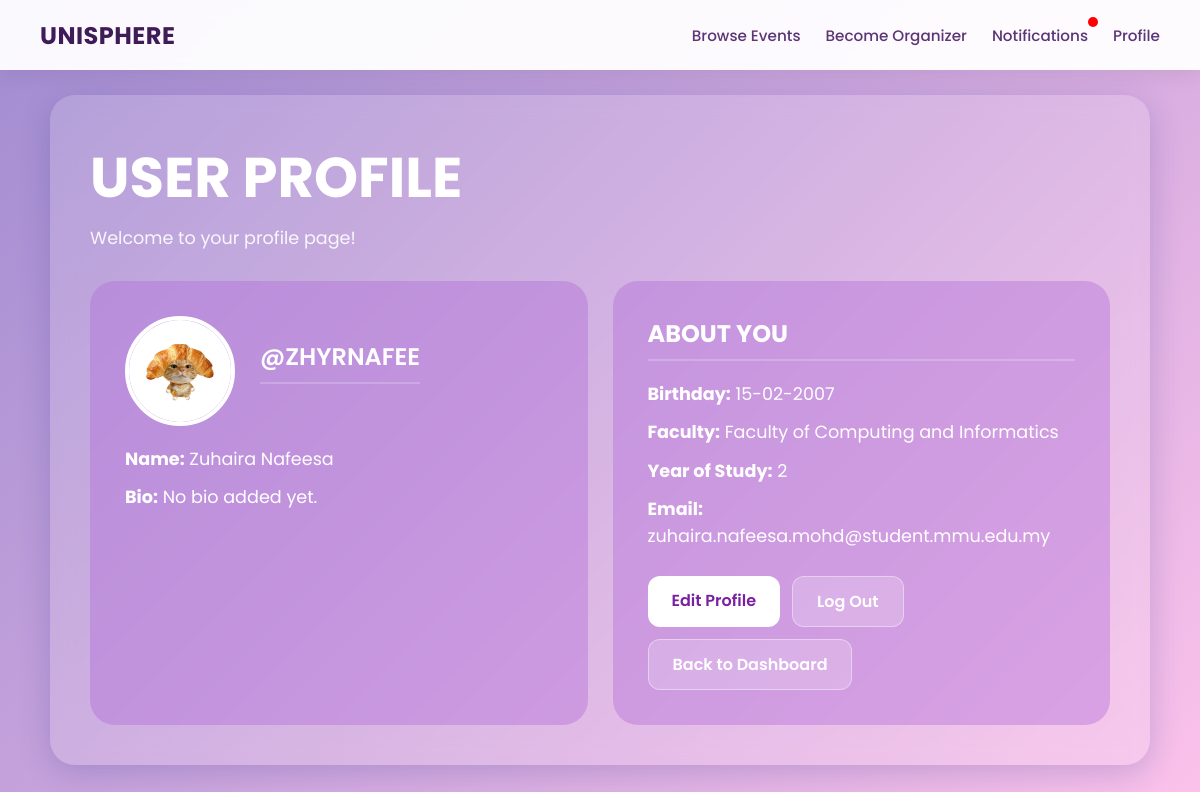
Screenshot of /UserProfile (signed in) with the database file from the repository.
### tables this page shows
CREATE TABLE user_details (
    student_id VARCHAR(10) PRIMARY KEY,
    bio TEXT,
    birthday DATE,
    faculty TEXT,
    year_of_study INTEGER,
    profile_picture TEXT,
    FOREIGN KEY (student_id) REFERENCES users_general(student_id)
);

CREATE TABLE users_general (
    student_id varchar(10) PRIMARY KEY,
    name TEXT NOT NULL,
    username TEXT NOT NULL UNIQUE,
    email TEXT NOT NULL UNIQUE,
    password TEXT NOT NULL,
    keyword TEXT,
    role TEXT NOT NULL CHECK(role IN ('user', 'organizer', 'admin')),
    is_verified INTEGER DEFAULT 0,
    pending_email TEXT,
    security_question TEXT
);

### app.py (the view)
@app.route('/UserProfile')
def user_profile():
    username = session.get('user')
    if not username:
        return redirect(url_for('signin'))
    conn = get_db_connection()
    cursor = conn.cursor()
    cursor.execute("SELECT * FROM users_general LEFT JOIN user_details ON users_general.student_id = user_details.student_id WHERE users_general.username = ?", (username,))
    user = cursor.fetchone()
    conn.close()
    if not user:
        return "User not found"
    return render_template('UserProfile.html', user=user)

### app.py (called while the page is built)
def get_db_connection():
    conn = sqlite3.connect('database.db')
    conn.row_factory = sqlite3.Row
    conn.execute("PRAGMA foreign_keys = 1")
    return conn

@app.context_processor
def inject_notifications():
    if 'student_id' not in session:
        return dict(unread_notifications=0)
    conn = get_db_connection()
    cursor = conn.cursor()
    cursor.execute("SELECT COUNT(*) AS total FROM notifications WHERE student_id = ? AND is_read = 0",
    (session['student_id'],))
    result = cursor.fetchone()
    conn.close()
    return dict(unread_notifications=result['total'])

### templates/UserProfile.html (shortened to what this page needs)
<!DOCTYPE html>
<html lang="en">
    <head>
    </head>
    <body>
        <nav class="navbar">
            <a class="navbar-brand" href="/user_dashboard">UniSphere</a>
            <div class="navbar-links">
                {% if session.get('role') == 'user' %}
                        <a href="/eventbrowsing">Browse Events</a>
                        <a href="/be_organizer">Become Organizer</a>
                        <a href="/notifications" class="notification-link">
                            Notifications
                            {% if unread_notifications > 0 %}
                                <span class="notification-dot"></span>
                            {% endif %}
                        </a>
                        <a href="/user_dashboard">Profile</a>
                    {% endif %}
            </div>
        </nav>
        <div class="dashboard-view">
            <h1 class="title">User Profile</h1>
            <p class="subtitle">Welcome to your profile page!</p>
            <div class="grid">
                <div class="card profile-card">
                    <div>
                        <div class="profile-header">
                            <img src="{{ url_for('static', filename='uploads/' + (user['profile_picture'] if user['profile_picture'] else 'default.png')) }}" class="profile-picture">
                            <h3>@<span id="username-value">{{ user['username'] }}</span></h3>
                        </div>
                        <p id="name"><b>Name:</b> {{ user['name'] }}</p>
                        <p id="bio"><b>Bio:</b> {{ user['bio'] if user['bio'] else 'No bio added yet.' }}</p>
                    </div>
                </div>
                <div class="card about-card">
                    <div>
                        <h3>About You</h3>
                        <p id="birthday"><b>Birthday:</b> {{ user['birthday'].split('-')[2] }}-{{ user['birthday'].split('-')[1] }}-{{ user['birthday'].split('-')[0] }}</p>
                        <p id="faculty"><b>Faculty:</b> {{ user['faculty'] }}</p>
                        <p id="year-of-study"><b>Year of Study:</b> {{ user['year_of_study'] }}</p>
                        <p id="email"><b>Email:</b> {{ user['email'] }}</p>
                    </div>
                    <div class="profile-actions">
                        <a href="{{ url_for('edit_profile') }}" class="btn">Edit Profile</a>
                        <a href="{{ url_for('logout')}}" class="btn btn-secondary">Log Out</a>
                        <a href="{{ url_for('dashboard') }}" class="btn btn-secondary">Back to Dashboard</a>
                    </div>
                </div>
            </div>
        </div>
    </body>
</html>

### templates/UserProfile.html (style rules this page uses)
* { margin: 0; padding: 0; box-sizing: border-box; font-family: 'Poppins', sans-serif; }
body { background: linear-gradient(135deg, #a18cd1 0%, #fbc2eb 100%); display: flex; justify-content: center; align-items: center; min-height: 100vh; padding: 20px; padding-top: 80px; }
.navbar { position: fixed; top: 0; left: 0; width: 100%; height: 70px; background: rgba(255, 255, 255, 0.95); backdrop-filter: blur(8px); box-shadow: 0 4px 20px rgba(0, 0, 0, 0.08); display: flex; align-items: center; justify-content: space-between; padding: 0 40px; z-index: 1000; }
.notification-link { position:relative; }
.notification-dot { position:absolute; width:10px; height:10px; background:red; border-radius:50%; top:-3px; right:-10px; }
.navbar-brand { font-size: 1.5rem; font-weight: 700; color: #3f1b57; text-decoration: none; text-transform: uppercase; letter-spacing: 0.5px; }
.navbar-links { display: flex; gap: 25px; align-items: center; }
.navbar-links a { color: #5c3576; text-decoration: none; font-size: 0.95rem; font-weight: 500; transition: color 0.2s; position: relative; padding: 4px 0; }
.navbar-links a::after { content: ''; position: absolute; width: 0; height: 2px; bottom: 0; left: 0; background-color: #7b2cbf; transition: width 0.2s ease; }
.dashboard-view { width: 95%; max-width: 1100px; padding: 40px; border-radius: 25px; background: rgba(255, 255, 255, 0.15); backdrop-filter: blur(10px); color: white; box-shadow: 0 8px 32px 0 rgba(31, 38, 135, 0.2); }
.title { font-size: 3.5rem; font-weight: 700; margin-bottom: 5px; text-transform: uppercase; }
.subtitle { font-size: 1.1rem; margin-bottom: 30px; opacity: 0.9; }
.grid { display: grid; grid-template-columns: 1fr 1fr; gap: 25px; }
.card { background: rgba(176, 106, 214, 0.4); border-radius: 25px; padding: 35px; min-height: 350px; display: flex; flex-direction: column; justify-content: space-between; }
.profile-header { display: flex; align-items: center; gap: 25px; margin-bottom: 20px; }
.profile-picture { width: 110px; height: 110px; border-radius: 50%; object-fit: cover; border: 4px solid white; }
.profile-card h3 { font-size: 1.6rem; font-weight: 600; }
.card p { font-size: 1.1rem; margin-bottom: 12px; line-height: 1.5; }
.card h3 { margin-bottom: 20px; font-size: 1.5rem; text-transform: uppercase; border-bottom: 2px solid rgba(255, 255, 255, 0.2); padding-bottom: 8px; }
.profile-actions { display: flex; flex-wrap: wrap; gap: 12px; margin-top: 15px; }
.btn { padding: 12px 24px; color: #7a1fa2; background-color: white; border: none; border-radius: 12px; cursor: pointer; font-weight: 600; font-size: 100%; text-decoration: none; display: inline-block; transition: transform 0.2s ease, background-color 0.3s ease; text-align: center; }
.btn-secondary { background-color: rgba(255, 255, 255, 0.2); color: white; border: 1px solid rgba(255, 255, 255, 0.4); }

### rows the page displays
user_details: profile_picture (picture), bio "No bio added yet.", birthday "15", birthday "02", birthday "2007", faculty "Faculty of Computing and Informatics", year_of_study "2"
users_general: username "ZHYRNAFEE", name "Zuhaira Nafeesa", email "zuhaira.nafeesa.mohd@student.mmu.edu.my"
